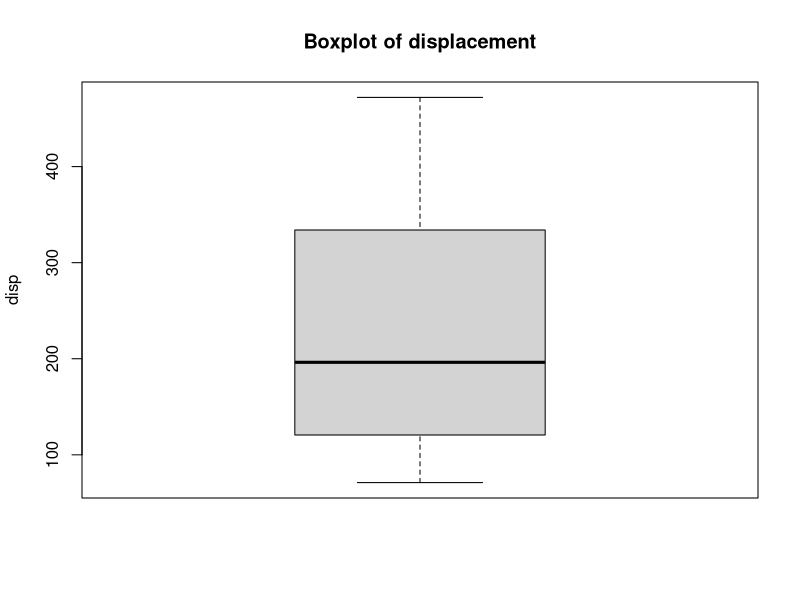
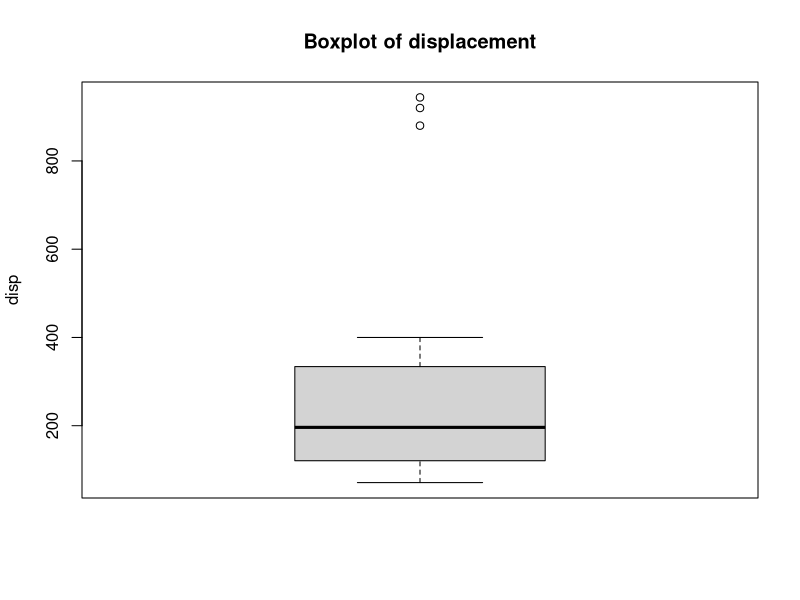
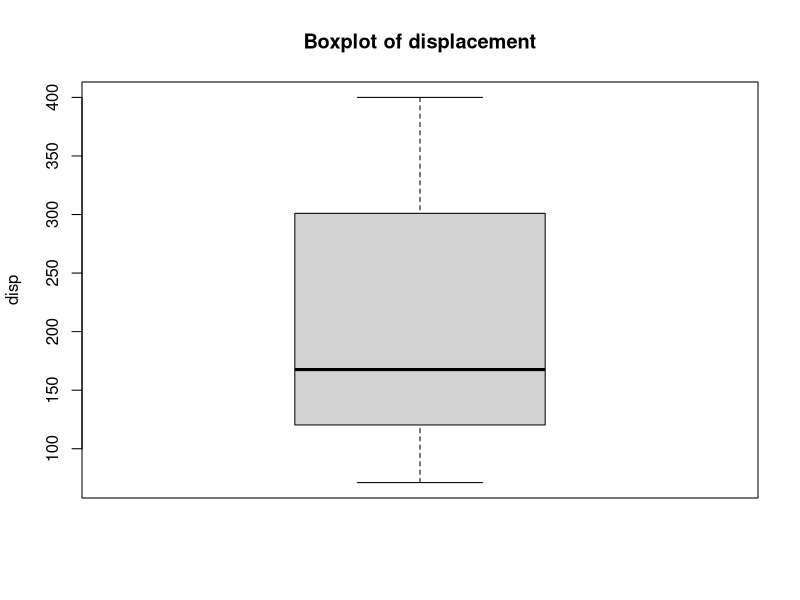

The R source for these figures, in order:
# Handling Outliers
data <- mtcars
data$disp

boxplot(data$disp, main = "Boxplot of displacement", ylab = "disp")

data$disp[which(data$disp>420)]<- c(data$disp[which(data$disp>420)]*2)
data$disp

boxplot(data$disp, main = "Boxplot of displacement", ylab = "disp")
outliers <- boxplot(data$disp, plot = FALSE)$out
outliers

data[which(data$disp %in% outliers),]

# Removing Rows

newdata <- data[which(!data$disp %in% outliers),]
newdata <- data[-which(data$disp %in% outliers),]
newdata

boxplot(newdata$disp, main = "Boxplot of displacement", ylab = "disp")

